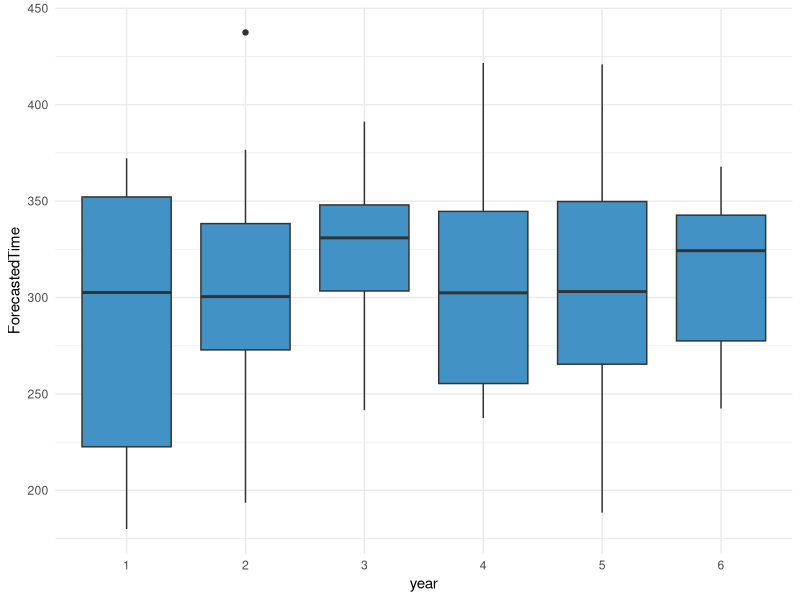
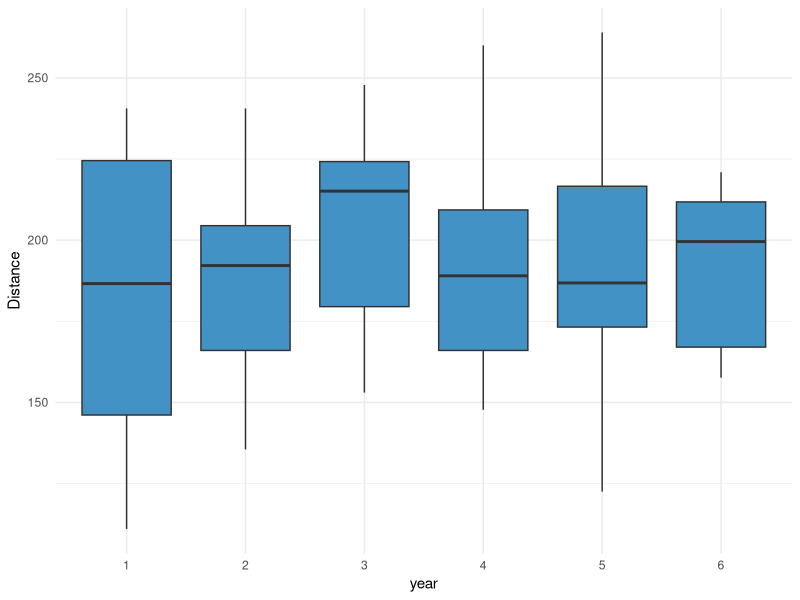
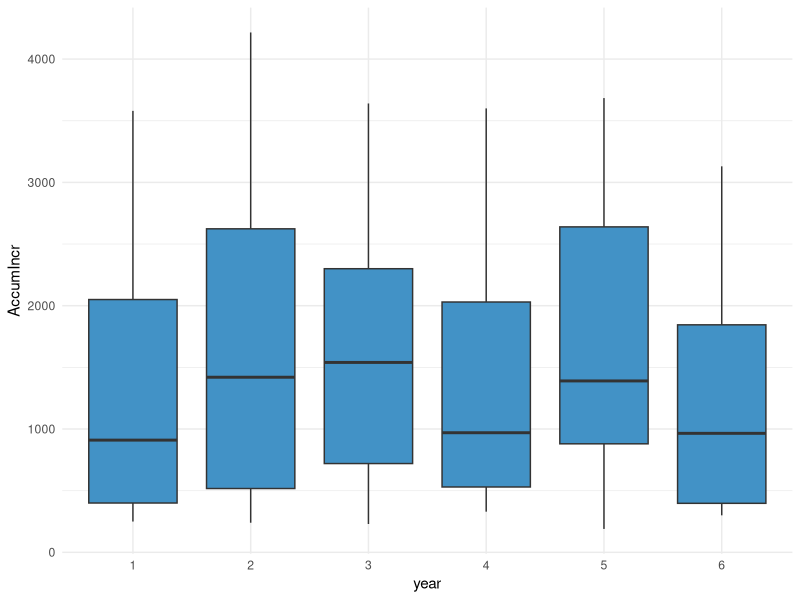

Here is the R script that generated these plots, in order:
## ---- chunk 1
library("readxl")
library("knitr")
library("ggplot2")
## ---- chunk 2
data<- read.csv("Vuelta01.csv", sep = ';', header = TRUE, dec=",")
## ---- chunk 3
kable(summary(data[,1:6]))
kable(summary(data[,6:11]))
kable(summary(data[,12:16]))

## ---- chunk 4
data[data$last == 1,]$year
## ---- chunk 5
data$year      <- as.factor(data$year)
data$week      <- as.factor(data$week)
data$bef_mount <- as.factor(data$bef_mount)
data$aft_mount <- as.factor(data$aft_mount)
data$aft_tt    <- as.factor(data$aft_tt)
data$bef_tt    <- as.factor(data$bef_tt)
data$last      <- as.factor(data$last) 
## ---- chunk 6
kable(summary(data[,9:15]))
## ---- chunk 7
num <- 6:8; num <- append(num, 16)
kable(summary(data[,1:5]))
kable(summary(data[,num]))
## ---- chunk 8
ggplot(data = data) +
  aes(x = year, y = ForecastedTime) +
  geom_boxplot(fill = "#4292c6") +
  theme_minimal()
## ---- chunk 9
ggplot(data = data) +
  aes(x = year, y = Distance) +
  geom_boxplot(fill = "#4292c6") +
  theme_minimal()
## ---- chunk 10
ggplot(data = data) +
  aes(x = year, y = AccumIncr) +
  geom_boxplot(fill = "#4292c6") +
  theme_minimal()
